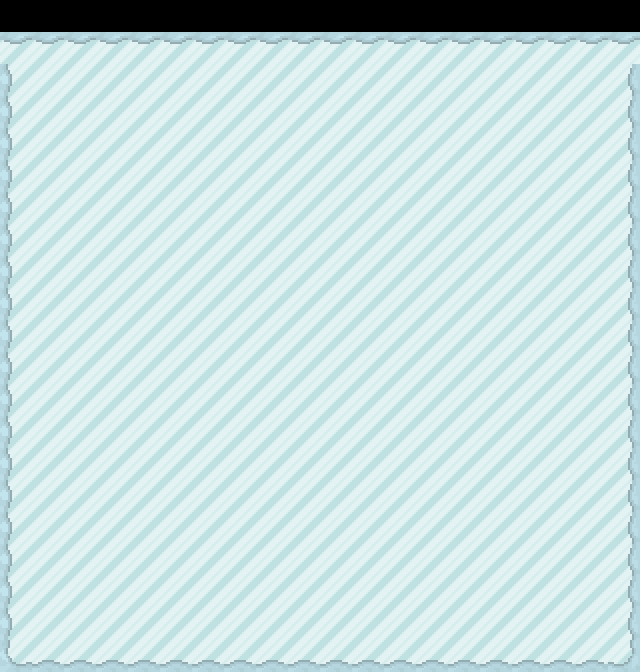

Below is a game level as drawn by its tile map, then a one-line description and the .tmx that defines it (tile-layer data replaced by summaries):
An orthogonal 20x21 tile map with 32x32 px tiles, 1 tile layer (Floor) and 83 objects (70x Wall).

<map version="1.2" tiledversion="1.2.3" orientation="orthogonal" renderorder="right-down" width="20" height="21" tilewidth="32" tileheight="32" infinite="0" nextlayerid="3" nextobjectid="85">
 <tileset firstgid="1" source="icetiles.tsx" />
 <layer id="1" name="Floor" width="20" height="21">
  <data>[420 cells, 400 non-empty, 7 distinct tile ids]</data>
 </layer>
 <objectgroup id="2" name="Obstacles">
  <object id="1" template="Wall.tx" x="31" y="64" />
  <object id="3" template="Wall.tx" x="31" y="64" />
  <object id="4" template="Wall.tx" x="64" y="64" />
  <object id="5" template="Wall.tx" x="96" y="64" />
  <object id="6" template="Wall.tx" x="128" y="64" />
  <object id="7" template="Wall.tx" x="160" y="64" />
  <object id="8" template="Wall.tx" x="192" y="64" />
  <object id="9" template="Wall.tx" x="224" y="64" />
  <object id="10" template="Wall.tx" x="320" y="64" />
  <object id="11" template="Wall.tx" x="288" y="64" />
  <object id="12" template="Wall.tx" x="256" y="64" />
  <object id="13" template="Wall.tx" x="320" y="64" />
  <object id="14" name="Wall" type="Wall" gid="2" x="352" y="64" width="32" height="32" />
  <object id="15" name="Wall" type="Wall" gid="2" x="384" y="64" width="32" height="32" />
  <object id="16" name="Wall" type="Wall" gid="2" x="416" y="64" width="32" height="32" />
  <object id="17" name="Wall" type="Wall" gid="2" x="448" y="64" width="32" height="32" />
  <object id="18" name="Wall" type="Wall" gid="2" x="480" y="64" width="32" height="32" />
  <object id="19" name="Wall" type="Wall" gid="2" x="512" y="64" width="32" height="32" />
  <object id="20" name="Wall" type="Wall" gid="2" x="544" y="64" width="32" height="32" />
  <object id="21" name="Wall" type="Wall" gid="2" x="576" y="64" width="32" height="32" />
  <object id="22" name="Wall" type="Wall" gid="2" x="448" y="64" width="32" height="32" />
  <object id="23" name="Wall" type="Wall" gid="3" x="608" y="64" width="32" height="32" />
  <object id="24" name="Wall" type="Wall" gid="6" x="608" y="96" width="32" height="32" />
  <object id="25" name="Wall" type="Wall" gid="6" x="608" y="128" width="32" height="32" />
  <object id="26" name="Wall" type="Wall" gid="6" x="608" y="160" width="32" height="32" />
  <object id="27" name="Wall" type="Wall" gid="6" x="608" y="640" width="32" height="32" />
  <object id="28" name="Wall" type="Wall" gid="6" x="608" y="608" width="32" height="32" />
  <object id="29" name="Wall" type="Wall" gid="6" x="608" y="576" width="32" height="32" />
  <object id="30" name="Wall" type="Wall" gid="6" x="608" y="544" width="32" height="32" />
  <object id="31" name="Wall" type="Wall" gid="6" x="608" y="512" width="32" height="32" />
  <object id="32" name="Wall" type="Wall" gid="6" x="608" y="480" width="32" height="32" />
  <object id="33" name="Wall" type="Wall" gid="6" x="608" y="448" width="32" height="32" />
  <object id="34" name="Wall" type="Wall" gid="6" x="608" y="416" width="32" height="32" />
  <object id="35" name="Wall" type="Wall" gid="6" x="608" y="384" width="32" height="32" />
  <object id="36" name="Wall" type="Wall" gid="6" x="608" y="352" width="32" height="32" />
  <object id="37" name="Wall" type="Wall" gid="6" x="608" y="320" width="32" height="32" />
  <object id="38" name="Wall" type="Wall" gid="6" x="608" y="288" width="32" height="32" />
  <object id="39" name="Wall" type="Wall" gid="6" x="608" y="256" width="32" height="32" />
  <object id="40" name="Wall" type="Wall" gid="6" x="608" y="224" width="32" height="32" />
  <object id="41" name="Wall" type="Wall" gid="6" x="608" y="192" width="32" height="32" />
  <object id="42" name="Wall" type="Wall" gid="6" x="608" y="160" width="32" height="32" />
  <object id="43" name="Wall" type="Wall" gid="6" x="608" y="128" width="32" height="32" />
  <object id="44" name="Wall" type="Wall" gid="6" x="608" y="96" width="32" height="32" />
  <object id="45" gid="9" x="608" y="672" width="32" height="32" />
  <object id="46" name="Wall" type="Wall" gid="9" x="608" y="672" width="32" height="32" />
  <object id="47" name="Wall" type="Wall" gid="8" x="576" y="672" width="32" height="32" />
  <object id="48" name="Wall" type="Wall" gid="8" x="544" y="672" width="32" height="32" />
  <object id="49" name="Wall" type="Wall" gid="8" x="512" y="672" width="32" height="32" />
  <object id="50" name="Wall" type="Wall" gid="8" x="480" y="672" width="32" height="32" />
  <object id="51" name="Wall" type="Wall" gid="8" x="448" y="672" width="32" height="32" />
  <object id="52" name="Wall" type="Wall" gid="8" x="416" y="672" width="32" height="32" />
  <object id="53" name="Wall" type="Wall" gid="8" x="384" y="672" width="32" height="32" />
  <object id="54" name="Wall" type="Wall" gid="8" x="352" y="672" width="32" height="32" />
  <object id="55" name="Wall" type="Wall" gid="8" x="320" y="672" width="32" height="32" />
  <object id="56" name="Wall" type="Wall" gid="8" x="288" y="672" width="32" height="32" />
  <object id="57" name="Wall" type="Wall" gid="8" x="256" y="672" width="32" height="32" />
  <object id="58" name="Wall" type="Wall" gid="8" x="224" y="672" width="32" height="32" />
  <object id="59" name="Wall" type="Wall" gid="8" x="192" y="672" width="32" height="32" />
  <object id="60" name="Wall" type="Wall" gid="8" x="160" y="672" width="32" height="32" />
  <object id="61" name="Wall" type="Wall" gid="8" x="128" y="672" width="32" height="32" />
  <object id="62" name="Wall" type="Wall" gid="8" x="96" y="672" width="32" height="32" />
  <object id="63" name="Wall" type="Wall" gid="8" x="64" y="672" width="32" height="32" />
  <object id="64" name="Wall" type="Wall" gid="8" x="32" y="672" width="32" height="32" />
  <object id="65" name="Wall" type="Wall" gid="7" x="0" y="672" width="32" height="32" />
  <object id="66" name="Wall" type="Wall" gid="4" x="0" y="640" width="32" height="32" />
  <object id="67" name="Wall" type="Wall" gid="4" x="0" y="608" width="32" height="32" />
  <object id="68" name="Wall" type="Wall" gid="4" x="0" y="576" width="32" height="32" />
  <object id="69" name="Wall" type="Wall" gid="4" x="0" y="544" width="32" height="32" />
  <object id="70" name="Wall" type="Wall" gid="4" x="0" y="512" width="32" height="32" />
  <object id="71" name="Wall" type="Wall" gid="4" x="0" y="480" width="32" height="32" />
  <object id="72" name="Wall" type="Wall" gid="4" x="0" y="448" width="32" height="32" />
  <object id="73" name="Wall" type="Wall" gid="4" x="0" y="416" width="32" height="32" />
  <object id="74" name="Wall" type="Wall" gid="4" x="0" y="384" width="32" height="32" />
  <object id="75" name="Wall" type="Wall" gid="4" x="0" y="352" width="32" height="32" />
  <object id="76" name="Wall" type="Wall" gid="4" x="0" y="320" width="32" height="32" />
  <object id="77" name="Wall" type="Wall" gid="4" x="0" y="288" width="32" height="32" />
  <object id="78" name="Wall" type="Wall" gid="4" x="0" y="256" width="32" height="32" />
  <object id="79" name="Wall" type="Wall" gid="4" x="0" y="224" width="32" height="32" />
  <object id="80" name="Wall" type="Wall" gid="4" x="0" y="192" width="32" height="32" />
  <object id="81" name="Wall" type="Wall" gid="4" x="0" y="160" width="32" height="32" />
  <object id="82" name="Wall" type="Wall" gid="4" x="0" y="128" width="32" height="32" />
  <object id="83" name="Wall" type="Wall" gid="4" x="0" y="96" width="32" height="32" />
  <object id="84" name="Wall" type="Wall" gid="1" x="0" y="64" width="32" height="32" />
 </objectgroup>
</map>